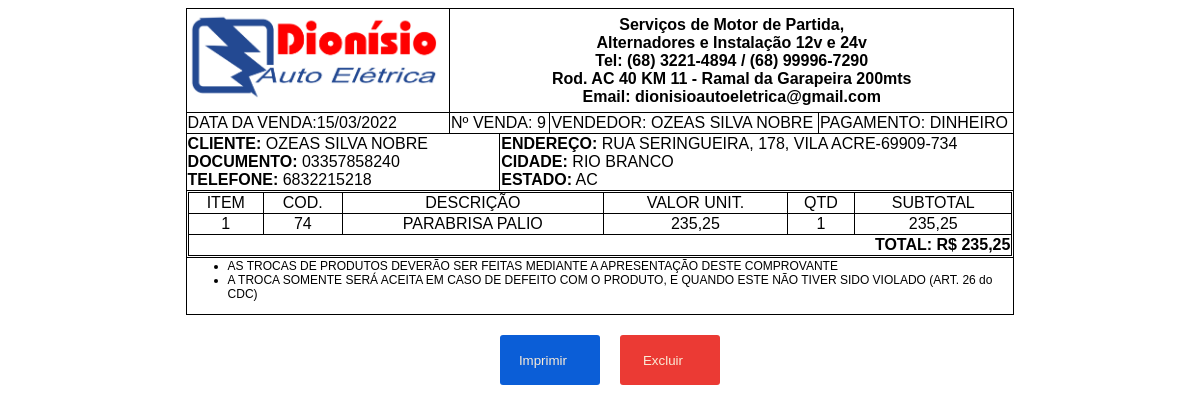
Screenshot of /admin/get_venda.php?id_venda=9 (signed in) with the database file from the repository.
### tables this page shows
CREATE TABLE `vendas` (
  `id_venda` int(11) NOT NULL,
  `id_cliente` int(11) NOT NULL,
  `id_usuario` int(11) NOT NULL,
  `data_venda` date NOT NULL DEFAULT current_timestamp(),
  `total_venda` float NOT NULL,
  `forma_pagamento` varchar(200) NOT NULL
);

CREATE TABLE `cliente` (
  `id_cliente` int(11) NOT NULL,
  `tipo_cliente` varchar(100) NOT NULL,
  `nome` varchar(100) NOT NULL,
  `documento` varchar(14) NOT NULL,
  `telefone` varchar(11) NOT NULL,
  `logradouro` varchar(100) NOT NULL,
  `bairro` varchar(100) NOT NULL,
  `numero` varchar(10) NOT NULL,
  `cep` varchar(10) NOT NULL,
  `cidade` varchar(100) NOT NULL,
  `estado` varchar(100) NOT NULL
);

CREATE TABLE `vendas_produtos` (
  `id_vendas_produtos` int(11) NOT NULL,
  `id_venda` int(11) NOT NULL,
  `id_produto` int(11) NOT NULL,
  `qtd` int(11) NOT NULL,
  `preco_venda` float NOT NULL,
  `total` float NOT NULL
);

CREATE TABLE `produto` (
  `id_produto` int(11) NOT NULL,
  `nome` varchar(200) NOT NULL,
  `preco_custo` float NOT NULL,
  `preco_venda` float NOT NULL,
  `qtd_estoque` float NOT NULL
);

### admin/Invoice.php (called while the page is built, shortened)
<?Php
class Invoice{
	private $host  = 'localhost';
    private $user  = 'root';
    private $password   = "";
    private $database  = "sisauto";
	private $dbConnect = false;
    public function __construct(){
        if(!$this->dbConnect){
            $conn = new mysqli($this->host, $this->user, $this->password, $this->database);
            if($conn->connect_error){
                die("Error failed to connect to MySQL: " . $conn->connect_error);
            }else{
                $this->dbConnect = $conn;
            }
        }
    }
	public function getData($sqlQuery) {
		$result = mysqli_query($this->dbConnect, $sqlQuery);
		$data= array();
		while ($row = mysqli_fetch_array($result, MYSQLI_ASSOC)) {
			$data[]=$row;
		}
		return $data;
	}
	public function getVenda($id_venda){
		$sqlQuery = "SELECT v.id_venda, v.data_venda, v.total_venda, v.forma_pagamento, c.nome AS nome_cliente, c.documento, c.telefone, c.logradouro, c.bairro, c.numero, c.cep, c.cidade, c.estado, l.nome AS nome_usuario FROM vendas v LEFT JOIN cliente c ON v.id_cliente = c.id_cliente LEFT JOIN login l ON l.id_usuario = v.id_usuario WHERE v.id_venda = '$id_venda'";
		$result = mysqli_query($this->dbConnect, $sqlQuery);
		$row = mysqli_fetch_array($result, MYSQLI_ASSOC);
		return $row;
	}
	public function getVendaItem($id_venda){
		$sqlQuery = "SELECT vp.id_produto, vp.qtd, vp.preco_venda, vp.total, p.nome FROM vendas_produtos vp JOIN produto p ON vp.id_produto = p.id_produto WHERE vp.id_venda = '$id_venda'";
		return  $this->getData($sqlQuery);
	}
}
?>

### admin/get_venda.php (the view, shortened to what this page needs)
<?php
include_once 'Invoice.php';
$id_venda =$_GET['id_venda'];
$vendas = new Invoice();
$vendas->checkLoggedIn();
if($vendas->getVenda($id_venda)){
    $venda = $vendas->getVenda($_GET['id_venda']);
    $venda_item = $vendas->getVendaItem($_GET['id_venda']);
?>
<!DOCTYPE html>
<html lang="pt-br">
<head>
</head>
<body>
    <table border="1" class="geral">
        <thead>
            <tr>
                <td colspan="1"><img src="../imagens/logo_dionisio.PNG" alt=""></td>
                <td class="texto" colspan="6">
                    Serviços de Motor de Partida, <br> Alternadores e Instalação 12v e 24v<br>
                    Tel: (68) 3221-4894 / (68) 99996-7290<br>
                    Rod. AC 40 KM 11 - Ramal da Garapeira 200mts <br>
                    Email: dionisioautoeletrica@gmail.com
                </td>
            </tr>
        </thead>
        <tbody>
            <tr>
                <td colspan="1">DATA DA VENDA:<?= date('d/m/Y',  strtotime($venda['data_venda'])); ?></td>
                <td colspan="2">Nº VENDA: <?= $venda['id_venda'] ?></td>
                <td colspan="3">VENDEDOR: <?= strtoupper($venda['nome_usuario']); ?></td>
                <td colspan="3">PAGAMENTO: <?= strtoupper($venda['forma_pagamento']); ?></td>
            </tr>
            <tr>
                <td colspan="2">
                    <strong>CLIENTE:</strong> <?= strtoupper($venda['nome_cliente']); ?><br>
                    <strong> DOCUMENTO:</strong> <?= strtoupper($venda['documento']); ?><br>
                    <strong>TELEFONE:</strong> <?= strtoupper($venda['telefone']); ?>
                </td>
                <td colspan="5">
                    <strong>ENDEREÇO:</strong> <?= $endereco = strtoupper($venda['logradouro'] . ', ' . $venda['numero'] . ', ' . $venda['bairro'] . '-' . $venda['cep']); ?> <br>
                    <strong>CIDADE:</strong> <?= strtoupper($venda['cidade']); ?><br>
                    <strong>ESTADO:</strong> <?= strtoupper($venda['estado']); ?>
                </td>
            </tr>
            <tr>
                <td colspan="7">
                    <table class="tabela_produto" border="1">
                        <thead class="prod">
                            <tr>
                                <td>ITEM</td>
                                <td>COD.</td>
                                <td>DESCRIÇÃO</td>
                                <td>VALOR UNIT.</td>
                                <td>QTD</td>
                                <td>SUBTOTAL</td>
                            </tr>
                        </thead>
                        <tbody class="prod">
                            <?php $count = 0;
                            foreach ($venda_item as $vendaItens) {
                                $count++; ?>
                                <tr>
                                    <td><?= $count; ?></td>
                                    <td><?= $vendaItens['id_produto']; ?></td>
                                    <td><?= strtoupper($vendaItens['nome']); ?></td>
                                    <td><?= number_format($vendaItens['preco_venda'], 2, ",", "."); ?></td>
                                    <td><?= $vendaItens['qtd']; ?></td>
                                    <td><?= number_format($vendaItens['total'], 2, ",", "."); ?></td>
                                </tr>
                            <?php } ?>
                        </tbody>
                        <tfoot id="tfo">
                            <tr>
                                <td id="td_total" colspan="7"><strong>TOTAL: R$ <?= number_format($venda['total_venda'], 2, ",", "."); ?></strong></td>
                            </tr>
                        </tfoot>
                    </table>
                </td>
            </tr>
        </tbody>
        <tfoot>
            <tr>
                <td colspan="7" style="font-size: 12px;">
                    <ul>
                        <li>AS TROCAS DE PRODUTOS DEVERÃO SER FEITAS MEDIANTE A APRESENTAÇÃO DESTE COMPROVANTE</li>
                        <li>A TROCA SOMENTE SERÁ ACEITA EM CASO DE DEFEITO COM O PRODUTO, E QUANDO ESTE NÃO TIVER SIDO VIOLADO (ART. 26 do CDC)</li>
                    </ul>
                </td>
            </tr>
        </tfoot>
    </table>
    <div class="btn_func">
        <a href="../printer/imprime_venda.php?id_venda=<?= $venda['id_venda']; ?>"><button id="btn_print">Imprimir <i class="fa-solid fa-print"></i></button></a>
        <a href="delete.php?id_venda=<?= $venda['id_venda']; ?>"><button id="btn_delete">Excluir <i class="fa-solid fa-trash-can"></i></button></a>
    </div>
</body>
</html>
<?php }else{
    echo "A venda nao existe";
} ?>

### admin/get_venda.php (style rules this page uses)
body { font-family: "Helvetica"; }
table { margin: auto; border: 1px solid black; border-collapse: collapse; width: 70%; }
img { width: 250px; }
.texto { text-align: center; font-weight: bold; }
.tabela_produto { border: 1px solid black; border-collapse: collapse; width: 100%; }
.prod { text-align: center; }
#tfo { text-align: right; }
#td_total { font-size: 16px; }
.btn_func { display: flex; justify-content: center; margin-top: 20px; }
.btn_func button { width: 100px; height: 50px; margin-left: 20px; border: none; border-radius: 3px; cursor: pointer; color:antiquewhite; }
#btn_print { background-color: #0B5ED7; }
#btn_delete { background-color: #eb3a34; }

### rows the page displays
vendas: data_venda "15/03/2022", id_venda "9", id_usuario.nome "OZEAS SILVA NOBRE", forma_pagamento "DINHEIRO", id_cliente.nome "OZEAS SILVA NOBRE", id_cliente.documento "03357858240", id_cliente.telefone "6832215218", id_cliente.cep "RUA SERINGUEIRA, 178, VILA ACRE-69909-734", id_cliente.cidade "RIO BRANCO", id_cliente.estado "AC", total_venda "235,25"
vendas_produtos: id_produto "74", id_produto.nome "PARABRISA PALIO", preco_venda "235,25", qtd "1", total "235,25"
